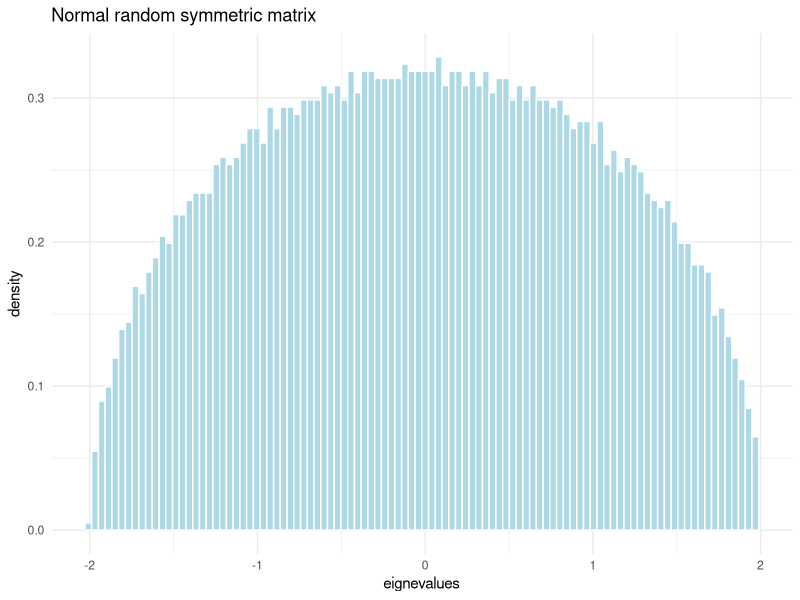
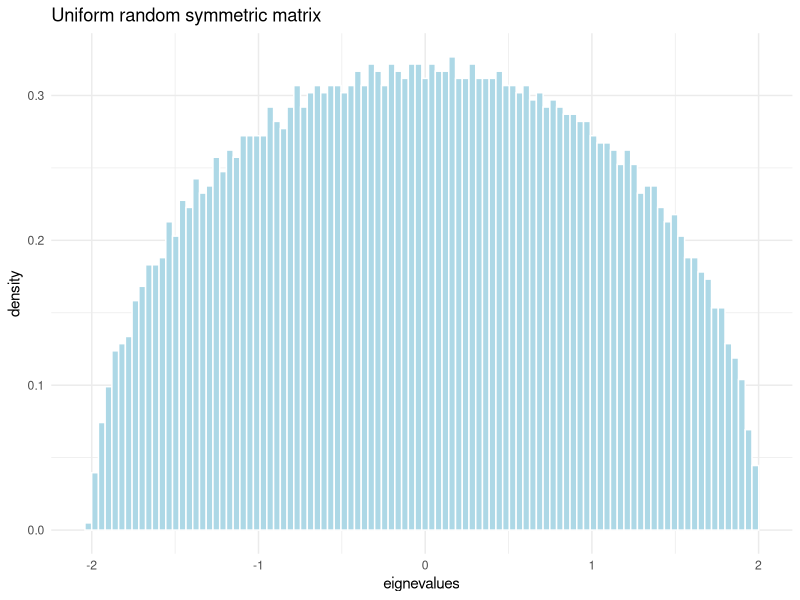

The R script that drew these images, in order: (Note: a time limit stopped this script after it produced the figures.)
## ---- chunk 1
#| label: random symmetric matrix, normal
#| echo: true
#| code-fold: true
#| code-summary: eigenvalues from random symmetric matrix (Normally distributed measurements)
#| fig-align: center
require(ggplot2, quietly=TRUE)

# 5000 rows and columns
n <- 5000
# generate n^2 samples from N(0,1)
m <- array( rnorm(n^2) ,c(n,n))
# make it symmetric
m2 <- (m + t(m))/sqrt(2*n) # t(m) %*% m
# compute eigenvalues and vectors
lambda <- eigen(m2, symmetric=T, only.values = T)

# plot the eignevalues
tibble::tibble(lambda = lambda$values) |> 
  ggplot(aes(x = lambda, y = after_stat(density))) + 
  geom_histogram(color = "white", fill="lightblue", bins=100) + 
  labs(x = 'eignevalues', title = 'Normal random symmetric matrix') +
  theme_minimal()
## ---- chunk 2
#| label: random symmetric matrix, uniform
#| code-fold: true
#| code-summary: eigenvalues from random symmetric matrix (Uniformly distributed measurements)
#| fig-align: center
# 5000 rows and columns
n <- 5000
# generate n^2 samples from U(0,1)
m <- array( runif(n^2) ,c(n,n))
# make it symmetric
m2 <- sqrt(12)*(m + t(m) -1)/sqrt(2*n) # t(m) %*% m
# compute eigenvalues and vectors
lambda <- eigen(m2, symmetric=T, only.values = T)

# plot the eignevalues
tibble::tibble(lambda = lambda$values) |> 
  ggplot(aes(x = lambda, y = after_stat(density))) + 
  geom_histogram(color = "white", fill="lightblue", bins=100) + 
  labs(x = 'eignevalues', title = 'Uniform random symmetric matrix') +
  theme_minimal()
## ---- chunk 3
#| label: Marchenko-Pastur distribution
#| code-fold: true
#| code-summary: code for Marchenko-Pastur distribution
mpd <- function(lambda,T,M,sigma=1){
  Q <- T/M
  lambda_plus  <- (1+sqrt(1/Q))^2 * sigma^2
  lambda_minus <- (1-sqrt(1/Q))^2 * sigma^2
  if(lambda < lambda_minus | lambda > lambda_plus){
    0
  }else{
    (Q/(2*pi*sigma^2)) * sqrt((lambda_plus-lambda)*(lambda-lambda_minus)) / lambda
  }
}
## ---- chunk 4
#| code-fold: true
#| warning: false
#| error: false
t <- 5000;
m <- 1000;
h = array(rnorm(m*t),c(m,t)); # Time series in rows
e = h %*% t(h)/t; # Form the correlation matrix
lambdae = eigen(e, symmetric=T, only.values = T);

# create the mp distribution
mpd_tbl <- tibble::tibble(lambda = c(lambdae$values, seq(0,3,0.1)) ) |> 
  dplyr::mutate(mp_dist = purrr::map_dbl(lambda, ~mpd(lambda = ., t,m)))

# plot the eigenvalues
tibble::tibble(lambda = lambdae$values) |> 
  dplyr::mutate(mp_dist = purrr::map_dbl(lambda, ~mpd(lambda = ., t,m))) |> 
  ggplot(aes(x = lambda, y = after_stat(density))) + 
  geom_histogram(color = "white", fill="lightblue", bins=100) + 
  geom_line(data = mpd_tbl, aes(y=mp_dist)) +
  labs(x = 'eigenvalues', title = 'Empirical density'
  , subtitle = 
    stringr::str_glue("with superimposed Marchenko-Pastur density | M={t}, T={m}")
  ) +
  xlim(0,3) +
  theme_minimal()
## ---- chunk 5
#| code-fold: true
#| warning: false
#| error: false
t <- 500;
m <- 100;
h = array(rnorm(m*t),c(m,t)); # Time series in rows
e = h %*% t(h)/t; # Form the correlation matrix
lambdae = eigen(e, symmetric=T, only.values = T);

# create the mp distribution
mpd_tbl <- tibble::tibble(lambda = c(lambdae$values, seq(0,3,0.1)) ) |> 
  dplyr::mutate(mp_dist = purrr::map_dbl(lambda, ~mpd(lambda = ., t,m)))

# plot the eigenvalues
tibble::tibble(lambda = lambdae$values) |> 
  dplyr::mutate(mp_dist = purrr::map_dbl(lambda, ~mpd(lambda = ., t,m))) |> 
  ggplot(aes(x = lambda, y = after_stat(density))) + 
  geom_histogram(color = "white", fill="lightblue", bins=30) + 
  geom_line(data = mpd_tbl, aes(y=mp_dist)) +
  labs(x = 'eigenvalues', title = 'Empirical density'
  , subtitle = 
    stringr::str_glue("with superimposed Marchenko-Pastur density | M={t}, T={m}")
  ) +
  xlim(0,3) +
  theme_minimal()
## ---- chunk 6
#| warning: false
#| error: false
#| code-fold: true
t <- 50;
m <- 10;
h = array(rnorm(m*t),c(m,t)); # Time series in rows
e = h %*% t(h)/t; # Form the correlation matrix
lambdae = eigen(e, symmetric=T, only.values = T);

# create the mp distribution
mpd_tbl <- tibble::tibble(lambda = c(lambdae$values, seq(0,3,0.1)) ) |> 
  dplyr::mutate(mp_dist = purrr::map_dbl(lambda, ~mpd(lambda = ., t,m)))

# plot the eigenvalues
tibble::tibble(lambda = lambdae$values) |> 
  dplyr::mutate(mp_dist = purrr::map_dbl(lambda, ~mpd(lambda = ., t,m))) |> 
  ggplot(aes(x = lambda, y = after_stat(density))) + 
  geom_histogram(color = "white", fill="lightblue", bins=15) + 
  geom_line(data = mpd_tbl, aes(y=mp_dist)) +
  labs(x = 'eigenvalues', title = 'Empirical density'
  , subtitle = 
    stringr::str_glue("with superimposed Marchenko-Pastur density | M={t}, T={m}")
  ) +
  xlim(0,3) +
  theme_minimal()
